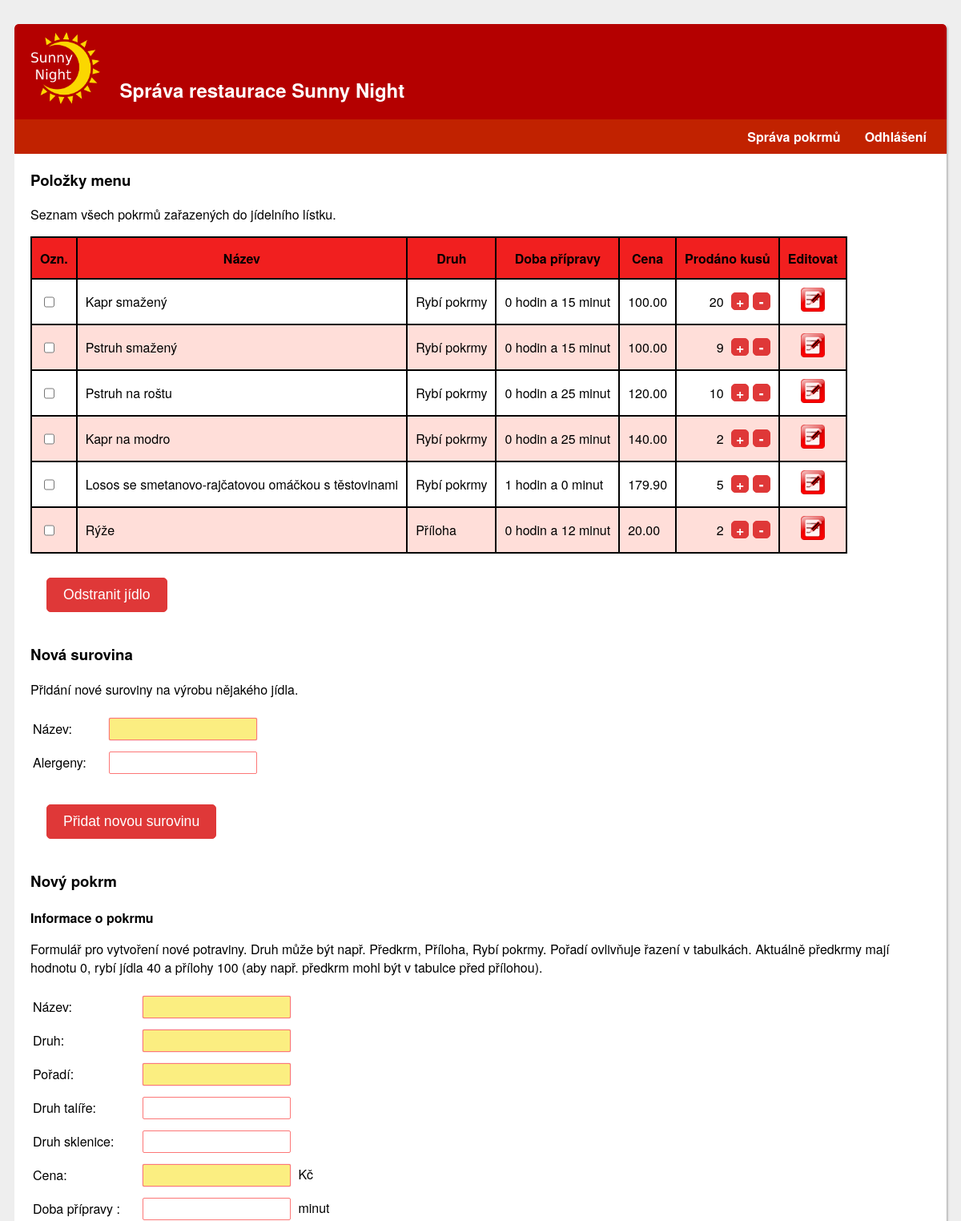
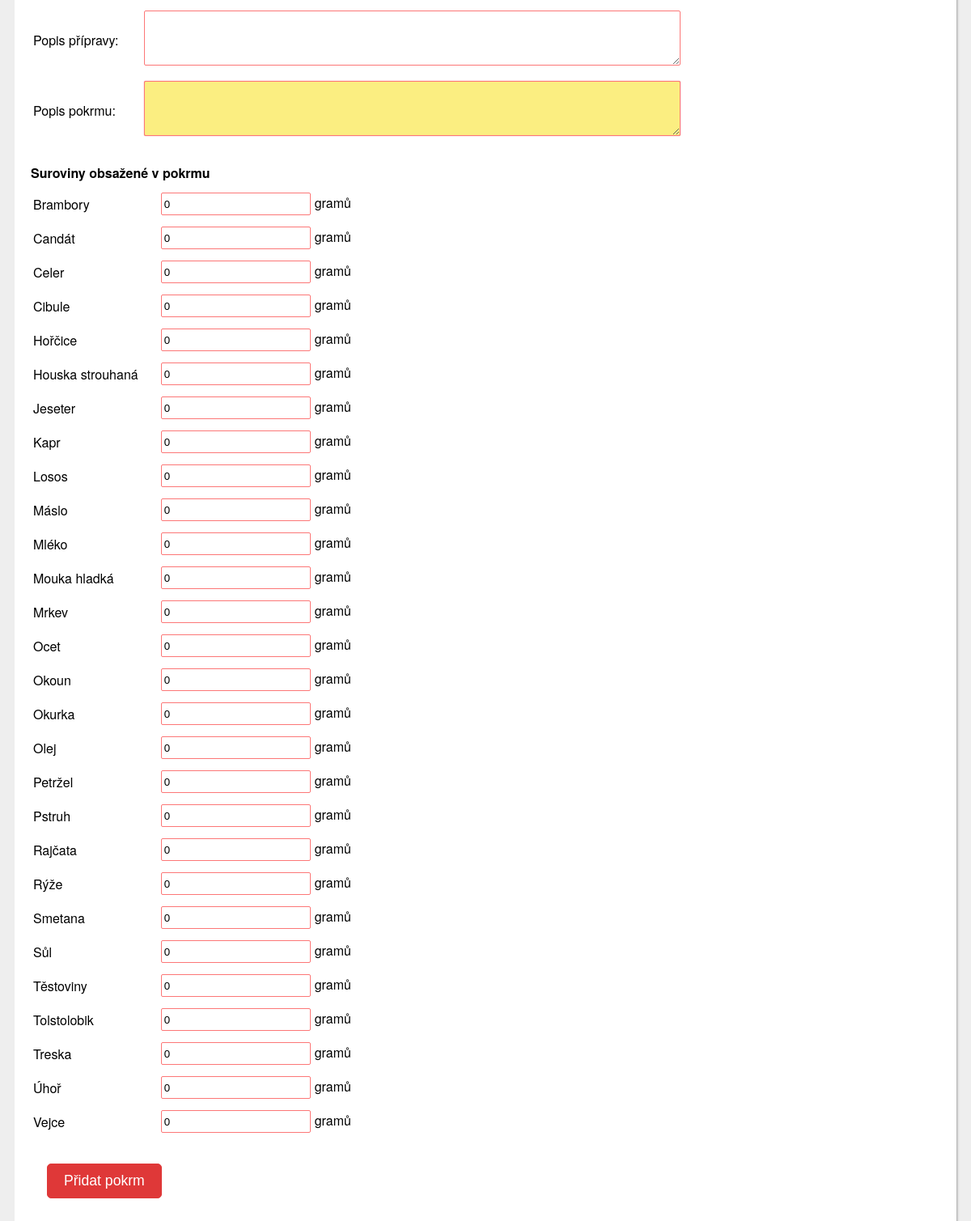
Screenshot of /admin/jidlo.php (signed in) with the database file from the repository (2 pictures, top to bottom).
### tables this page shows
CREATE TABLE IF NOT EXISTS `iis_h_potravina` (
  `ID` int(11) NOT NULL AUTO_INCREMENT,
  `jmeno` varchar(128) NOT NULL,
  `druh` varchar(128) NOT NULL,
  `doba_pripravy` int(11) DEFAULT NULL,
  `popis_pripravy` varchar(4000) DEFAULT NULL,
  `cena` float NOT NULL,
  `prodano_kusu` int(11) NOT NULL,
  `talir` varchar(128) DEFAULT NULL,
  `sklenice` varchar(128) DEFAULT NULL,
  `url_obrazku` varchar(128) NOT NULL,
  `popis` varchar(256) NOT NULL,
  `poradi` int(11) NOT NULL,
  PRIMARY KEY (`ID`)
);

CREATE TABLE IF NOT EXISTS `iis_h_surovina` (
  `ID` int(11) NOT NULL AUTO_INCREMENT,
  `jmeno` varchar(128) NOT NULL,
  `alergeny` varchar(128) DEFAULT NULL,
  PRIMARY KEY (`ID`),
  UNIQUE KEY `jmeno` (`jmeno`)
);

### WWW/admin/includes/new_food.php (the view, shortened to what this page needs)
<?php
	$pravo = $_SESSION['user']['pravo'];
	if ( $pravo == 'masterchef' || $pravo == 'spravce' ) {
		echo '<h3>Nová surovina</h3>';
		echo '<p>Přidání nové suroviny na výrobu nějakého jídla.</p>';
		echo '<form><table class="neohranicena_tabulka"><tbody>';
		echo '<tr><td>Název:</td><td><input class="required" maxlength="127" type="text" name="jmeno"></td></tr>';
		echo '<tr><td>Alergeny:</td><td><input type="text" maxlength="127" name="alergen"></td></tr>';
		echo '</tbody></table>';
		echo '<input type="submit" name="pridat_surovinu" value="Přidat novou surovinu"></form>';
		echo '<h3>Nový pokrm</h3>';
		echo '<h4>Informace o pokrmu</h4>';
		echo '<p>Formulář pro vytvoření nové potraviny. Druh může být např. Předkrm, Příloha, Rybí pokrmy. Pořadí ovlivňuje řazení v tabulkách. Aktuálně předkrmy mají hodnotu 0, rybí jídla 40 a přílohy 100 (aby např. předkrm mohl být v tabulce před přílohou).</p>';
		echo '<form method="post"><table><tbody>';
		echo '<tr><td>Název:</td><td><input maxlength="127" class="required" type="text" name="jmeno"></td></tr>';
		echo '<tr><td>Druh:</td><td><input maxlength="127" class="required" type="text" name="druh"></td></tr>';
		echo '<tr><td>Pořadí:</td><td><input maxlength="127" class="required" type="number" name="poradi"></td></tr>';
		echo '<tr><td>Druh talíře:</td><td><input maxlength="127" type="text" name="talir"></td></tr>';
		echo '<tr><td>Druh sklenice:</td><td><input maxlength="127" type="text" name="sklenice"></td></tr>';
		echo '<tr><td>Cena:</td><td><input class="required" maxlength="127" type="number" min="0" name="cena"> Kč</td></tr>';
		echo '<tr><td>Doba přípravy :</td><td><input type="number" maxlength="127" min="0" name="doba_pripravy"> minut</td></tr>';
		echo '<tr><td class="top_align">Popis přípravy:</td><td><textarea maxlength="3999" rows="13" cols="80" name="popis_pripravy" ></textarea></td></tr>';
		echo '<tr><td class="top_align">Popis pokrmu:</td><td><textarea class="required" maxlength="255" rows="4" cols="80" name="popis" ></textarea></td></tr>';
		echo '</tbody></table>';
		$suroviny_select = mysql_query("
			SELECT ID, jmeno
			FROM iis_h_surovina
			ORDER BY jmeno
		");
		echo '<h4>Suroviny obsažené v pokrmu</h4>';
		echo '<table class="neohranicena_tabulka"><tbody>';
		while ( $suroviny_select && $row = mysql_fetch_assoc( $suroviny_select ) ) {
			echo '<tr>';
			echo '<td>'.$row['jmeno'].'</td>';
			echo '<td><input type="number" min="0" name="'.$row['ID'].'" value="0">gramů';
			echo '</tr>';
		}
		echo '</tbody></table>';
		echo '<input type="submit" name="ulozit" value="Přidat pokrm">';
		echo '</form>';
	}
?>

### WWW/admin/jidlo.php (shortened to what this page needs)
<!DOCTYPE html>
<html>
<?php include '../includes/head.php'; ?>
<body>
	<div id="wrapper">
		<div id="index_admin">
			<?php
				if ( $_SESSION['user'] == '' ) {
					header( 'Location: index.php' );
				}
				else {
					$h2_nadpis = 'Správa restaurace Sunny Night';
					include 'includes/header.php';
					include 'includes/food.php';
				}
			?>
		</div>
	</div>
</body>
</html>

### WWW/includes/head.php
<?php
	echo '
		<head>
			<meta charset="UTF-8">
			<title>Sunny Night</title>
			<meta name="viewport" content="width=device-width, initial-scale=1">
			<link rel="stylesheet" href="css/style.css">
			<script type="text/javascript" src="http://code.jquery.com/jquery-1.7.1.min.js"></script>
		</head>
	';
?>

### WWW/admin/includes/header.php (shortened to what this page needs)
<?php
	$pravo = "neregistrovan";
	if ( $_SESSION['user'] != '' ) {
		$pravo = $_SESSION['user']['pravo'];
	}
	echo '
		<div id="header" >
			<div id="header_box">
				<div id="logo">
					<h1><a href="index.php"><span>Sunny Night</span></a></h1>
				</div>
					<h2> '.$h2_nadpis.' </h2>
			</div>
	';
	echo '<div id="menu_wrapper">';
	if ( $pravo == 'spravce' || $pravo == 'vedouci' || $pravo == 'masterchef' || $pravo == 'chef' || $pravo == 'zamestnanec' ) {
		echo '<a href="./jidlo.php">Správa pokrmů</a><span class="sep"> | </span>';
	}
	echo '<a href="./index.php">'.($_SESSION['user'] != ''?'Odhlášení':'Přihlášení').'</a>
			</div>
			<div class="clear"></div>
		</div>
	';
?>

### WWW/admin/includes/food.php (shortened to what this page needs)
<?php
	$pravo = $_SESSION['user']['pravo'];
	if (!( $pravo == 'spravce' || $pravo == 'vedouci' || $pravo == 'masterchef' || $pravo == 'chef' || $pravo == 'zamestnanec')) {
		header('Location: index.php');
	}
	else {
		echo '<div class="sprava_jidla">';
		if ( ($pravo == 'masterchef' || $pravo == 'spravce') && isset( $_GET['potravina'] ) ) {
			$id = trim( $_GET['potravina'] );
			if ( isset( $_POST['potvrdit'] ) ) {
				$jmeno = isset( $_POST['jmeno'] ) ? trim( $_POST['jmeno'] ) : '';
				$druh = isset( $_POST['druh'] ) ? trim( $_POST['druh'] ) : "";
				$poradi = isset( $_POST['poradi'] ) ? trim( $_POST['poradi'] ) : "";
				$talir = isset( $_POST['talir'] ) ? trim( $_POST['talir'] ) : "";
				$sklenice = isset( $_POST['sklenice'] ) ? trim( $_POST['sklenice'] ) : "";
				$cena = isset( $_POST['cena'] ) ? trim( $_POST['cena'] ) : "";
				$doba_pripravy = isset( $_POST['doba_pripravy'] ) ? trim( $_POST['doba_pripravy'] ) : "";
				$popis_pripravy = isset( $_POST['popis_pripravy'] ) ? trim( $_POST['popis_pripravy'] ) : "";
				$popis = isset( $_POST['popis'] ) ? trim( $_POST['popis'] ) : "";
				if ( $jmeno != "" && $druh != "" && $poradi != "" && $cena != "" && $popis != "" ) {
					$ok = mysql_query("
						UPDATE iis_h_potravina
						SET
							jmeno = '$jmeno',
							druh = '$druh',
							poradi = $poradi,
							cena = $cena,
							doba_pripravy = $doba_pripravy,
							popis = '$popis',
							talir = ".($talir != ""?"'".$talir."'":"NULL").",
							sklenice = ".($sklenice != ""?"'".$sklenice."'":"NULL").",
							popis_pripravy = ".($popis_pripravy != ""?"'".$popis_pripravy."'":"NULL")."
						WHERE ID = $id
					");
					if ( $ok ) {
						echo '<p class="ok">Data byla aktualizována</p>';
					}
					else {
						echo '<p class="error">Zadal/a jste neplatné údaje.</p>';
					}
				}
				else {
					echo '<p class="error">Některé povinné položky nebyly vyplněny!</p>';
				}
			}
			$selected_jidla = mysql_query("
				SELECT  iis_h_potravina.ID, jmeno, druh, doba_pripravy, CAST(cena AS DECIMAL(11,2)) as cena,
				prodano_kusu, poradi, talir, sklenice, popis, popis_pripravy
				FROM iis_h_potravina, iis_s_potravina_surovina
				WHERE iis_h_potravina.ID = $id AND iis_h_potravina.ID = iis_s_potravina_surovina.ID
			");
			echo '<h3>Editace pokrmu</h3>';
			if ( $selected_jidla && mysql_num_rows( $selected_jidla ) > 0 ) {
				$row = mysql_fetch_assoc( $selected_jidla );
				echo '<form method="post"><table class="neohranicena_tabulka"><tbody>';
				echo '<tr><td>Název:</td><td><input maxlength="127" class="required" type="text" name="jmeno" value="'.$row['jmeno'].'"></td></tr>';
				echo '<tr><td>Druh:</td><td><input maxlength="127" class="required" type="text" name="druh" value="'.$row['druh'].'"></td></tr>';
				echo '<tr><td>Pořadí:</td><td><input maxlength="127" class="required" type="number" name="poradi" value="'.$row['poradi'].'"></td></tr>';
				echo '<tr><td>Druh talíře:</td><td><input maxlength="127" type="text" name="talir" value="'.$row['talir'].'"></td></tr>';
				echo '<tr><td>Druh sklenice:</td><td><input maxlength="127" type="text" name="sklenice" value="'.$row['sklenice'].'"></td></tr>';
				echo '<tr><td>Cena:</td><td><input maxlength="127" class="required" type="number" name="cena" value="'.$row['cena'].'"> Kč</td></tr>';
				echo '<tr><td>Doba přípravy :</td><td><input maxlength="127" type="text" name="doba_pripravy" value="'.$row['doba_pripravy'].'"> minut</td></tr>';
				echo '<tr><td class="top_align">Popis přípravy:</td><td><textarea maxlength="3999"  rows="13" cols="80" name="popis_pripravy" >'.$row['popis_pripravy'].'</textarea></td></tr>';
				echo '<tr><td class="top_align">Popis pokrmu:</td><td><textarea maxlength="255" class="required" rows="4" cols="80" name="popis" >'.$row['popis'].'</textarea></td></tr>';
				echo '</tbody></table>';
				echo '<input type="submit" name="potvrdit" value="Potvrdit změny">';
				echo '<input type="hidden" name="pokrm" value="'.$id.'">';
				echo '</form>';
			}
			else {
				echo '<p class="error">Zadaná položka neexistuje!</p>';
			}
		}
		else {
			echo '<h3>Položky menu</h3>';
			echo '<p>Seznam všech pokrmů zařazených do jídelního lístku.</p>';
			$selected_jidla = mysql_query("
				SELECT  ID, jmeno, druh, doba_pripravy, CAST(cena AS DECIMAL(11,2)) as cena, prodano_kusu, poradi
				FROM iis_h_potravina
				ORDER BY poradi, cena, jmeno
			");
			echo '<form method="post"><table class="ohranicena_tabulka">';
			echo '
					<thead>
						<tr>
							'.(($pravo == 'masterchef' || $pravo == 'spravce' || $pravo == 'vedouci' )?"<td>Ozn.</td>":"").'
							<td>Název</td>
							<td>Druh</td>
							<td>Doba přípravy</td>
							<td>Cena</td>
							<td>Prodáno kusů</td>
							'.(($pravo == 'masterchef' || $pravo == 'spravce')?"<td>Editovat</td>":"").'
						</tr>
					</thead>
					<tbody>
			';
			if ( $selected_jidla && mysql_num_rows( $selected_jidla ) > 0 ) {
				$odkaz = explode('?', $_SERVER['REQUEST_URI'], 2);
				$odkaz = $odkaz[0];
				while ( $row = mysql_fetch_assoc( $selected_jidla ) ) {
					$time = "";
					if ( $row['doba_pripravy'] != '' ) {
						$hours   = floor($row['doba_pripravy'] / 60);
						$minutes = ($row['doba_pripravy'] % 60);
						$time = $hours.' hodin a '.$minutes.' minut';
					}
					else {
						$time = "neuvedeno";
					}
					echo '<tr>';
					echo '<td><input type="checkbox" name="potraviny_odstranit[]" value="'.$row[ "ID" ].'"></td>';
					echo '<td>'.$row['jmeno'].'</td>';
					echo '<td>'.$row['druh'].'</td>';
					echo '<td>'.$time.'</td>';
					echo '<td>'.$row['cena'].'</td>';
					echo '<td class="prodano_kusu"><span>'.$row['prodano_kusu'].'</span> <span class="odkazy"><a class="inc" href="jidlo.php?inc='.$row['ID'].'">+</a> <a class="dec" href="jidlo.php?dec='.$row['ID'].'">-</a></span></td>';
					if ( $pravo == 'masterchef' || $pravo == 'spravce' ) {
						echo "<td class=\"center\"><a href=\"$odkaz?potravina=".$row['ID']."\"><img src=\"../pictures/editace.png\"></a></td>";
					}
					echo '</tr>';
				}
			}
			echo '</tbody></table>';
			if ( $pravo == 'masterchef' || $pravo == 'spravce' || $pravo == 'vedouci' ) {
				echo '<input type="submit" name="odebrat_potraviny" value="Odstranit jídlo">';
			}
			echo '</div>';
			include 'includes/new_food.php';
		}
	}
?>

### WWW/admin/css/style.css (style rules this page uses)
body { background: #eee url('https://i.imgur.com/eeQeRmk.png'); font-family: 'Helvetica Neue', Helvetica, Arial, sans-serif; padding: 22px 10px; }
a { text-decoration: none; }
#wrapper { min-width: 450px; background: #fff; margin: 0 auto; padding: 20px; padding-top: 0; box-shadow: 2px 2px 3px -1px rgba(0,0,0,0.35); border-radius: 5px; overflow: hidden; }
h4 { margin-bottom: 5px; }
#header { margin: 0px -20px; padding: 0 10px; background-color: #B40000; border-radius: 5px 5px 0 0; }
#header_box { padding: 0 10px; }
#header_box #logo { display: inline-block; margin-right: 20px; }
#header_box h1 { margin: 0; }
#header_box #logo a { height: 90px; width: 87px; margin: 10px 0; display: inline-block; background-image: url(../../pictures/company_logo.png); background-size: contain; }
#header_box h2 { display: inline-block; font-weight: 700; color: #fff; }
#menu_wrapper { padding: 10px; margin: 0 -10px; text-align: right; background-color: #C12200; overflow-x: auto; overflow-y: hidden; }
#menu_wrapper a { font-weight: 700; padding: 15px; color: #fff; }
.button, button, input[type="button"], input[type="submit"] { display: inline-block; padding: 10px 20px; min-width: 100px; line-height: 44px - 22px; border: 1px solid #df3838; border-radius: 5px; text-align: center; font-size: 1.1rem; margin: 20px; color: #fff; background: #df3838; }
table { margin-bottom: 10px; }
td:first-child { padding-right: 20px; }
.center { text-align: center; }
input:not([type='submit']), textarea { border-radius: 2px; border: 1px solid #fc7777; height: 20px; padding: 3px; margin: 5px; }
textarea { height: 60px; }
.required { box-shadow: 0 0 1px 0 rgba(217, 31, 31, 0.86); background-color: #fbee81; }
.ohranicena_tabulka { display: block; border-collapse: collapse; overflow-x: auto; overflow-y: hidden; }
.ohranicena_tabulka thead { border: 2px solid black; background-color: #f11f1f; }
.ohranicena_tabulka thead td { font-weight: 700; text-align: center; padding: 10px; height: 30px; border: 2px solid black; }
.ohranicena_tabulka tbody tr { background-color: #fff; }
.ohranicena_tabulka tbody tr:nth-child(2n) { background-color: rgb(255, 222, 217); }
.ohranicena_tabulka td { border: 2px solid black; padding: 10px; }
.ohranicena_tabulka a { margin: 0 auto; }
.ohranicena_tabulka a img { width: 30px; height: 30px; }
.neohranicena_tabulka { margin-bottom: 10px; border: 0; }
.neohranicena_tabulka td:first-child { padding-right: 20px; }
.odkazy { margin-left: 5px; }
.inc, .dec { display: inline-block; padding: 5px; min-width: 10px; line-height: 10px; border: 1px solid #df3838; border-radius: 5px; text-align: center; font-size: 1.1rem; margin: 20px; font-weight: 700; color: #fff; background: #df3838; }
.prodano_kusu { text-align: right; }

### rows the page displays
iis_h_potravina: jmeno "Kapr smažený", druh "Rybí pokrmy", doba_pripravy "0 hodin a 15 minut", cena "100.00", prodano_kusu "20"
iis_h_potravina: jmeno "Pstruh smažený", druh "Rybí pokrmy", doba_pripravy "0 hodin a 15 minut", cena "100.00", prodano_kusu "9"
iis_h_potravina: jmeno "Pstruh na roštu", druh "Rybí pokrmy", doba_pripravy "0 hodin a 25 minut", cena "120.00", prodano_kusu "10"
iis_h_potravina: jmeno "Kapr na modro", druh "Rybí pokrmy", doba_pripravy "0 hodin a 25 minut", cena "140.00", prodano_kusu "2"
iis_h_potravina: jmeno "Losos se smetanovo-rajčatovou omáčkou s těstovinami", druh "Rybí pokrmy", doba_pripravy "1 hodin a 0 minut", cena "179.90", prodano_kusu "5"
iis_h_potravina: jmeno "Rýže", druh "Příloha", doba_pripravy "0 hodin a 12 minut", cena "20.00", prodano_kusu "2"
iis_h_surovina: jmeno "Brambory"
iis_h_surovina: jmeno "Candát"
iis_h_surovina: jmeno "Celer"
iis_h_surovina: jmeno "Cibule"
iis_h_surovina: jmeno "Hořčice"
iis_h_surovina: jmeno "Houska strouhaná"
iis_h_surovina: jmeno "Jeseter"
iis_h_surovina: jmeno "Kapr"
iis_h_surovina: jmeno "Losos"
iis_h_surovina: jmeno "Máslo"
iis_h_surovina: jmeno "Mléko"
iis_h_surovina: jmeno "Mouka hladká"
iis_h_surovina: jmeno "Mrkev"
iis_h_surovina: jmeno "Ocet"
iis_h_surovina: jmeno "Okoun"
iis_h_surovina: jmeno "Okurka"
iis_h_surovina: jmeno "Olej"
iis_h_surovina: jmeno "Petržel"
iis_h_surovina: jmeno "Pstruh"
iis_h_surovina: jmeno "Rajčata"
iis_h_surovina: jmeno "Rýže"
iis_h_surovina: jmeno "Smetana"
iis_h_surovina: jmeno "Sůl"
iis_h_surovina: jmeno "Těstoviny"
iis_h_surovina: jmeno "Tolstolobik"
iis_h_surovina: jmeno "Treska"
iis_h_surovina: jmeno "Úhoř"
iis_h_surovina: jmeno "Vejce"

### other values shown
$h2_nadpis "Správa restaurace Sunny Night"
